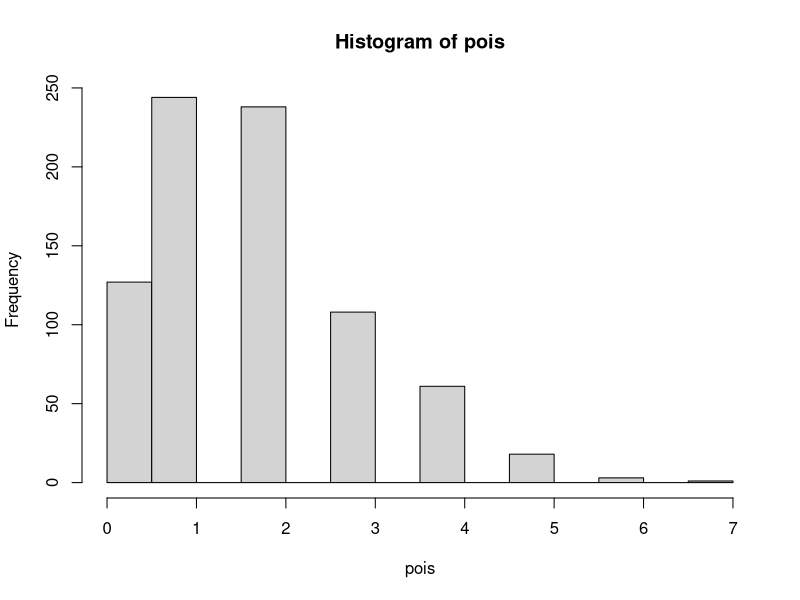

Source code (R):
#********************************************************#
# www.metodosexatos.com                                  #
# Prof.Ms. André Santos | andre@metodosexatos.com.br     #
# Curso Análise Bayesiana com R                          #
# MODELOS PROBABILÍSTICOS DISCRETOS                      #
# Data: 27/09/2019                                       #
#********************************************************#

# Distribuição de Poisson

# Densidade de probabilidade para x = 2, mi = 1,8
dpois(2, 1.8)

# Probabilidade acumulada p(X<=3)
ppois(3, 1.8)

# Probabilidade acumulada p(X>3)
1-ppois(3, 1.8)

# Quantil x100q que satisfaz P(X<=x100q) = 0.1
qpois(0.1, 1.8)

# Uma amostra aleatória com 8 elementos
a <- 800
mi <- 1.8
pois <- rpois(a, mi)
print(pois)

# Representação gráfica da distribuição de poisson
hist(pois)

